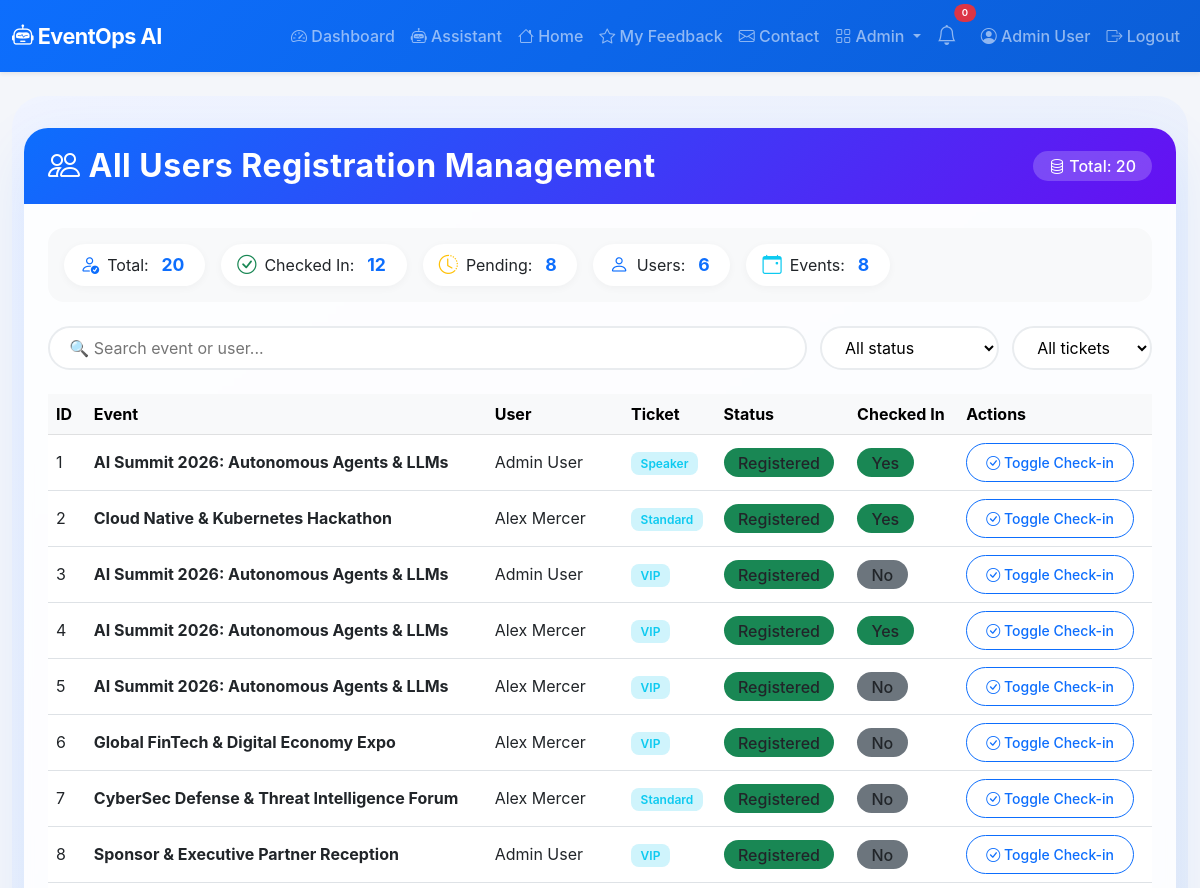
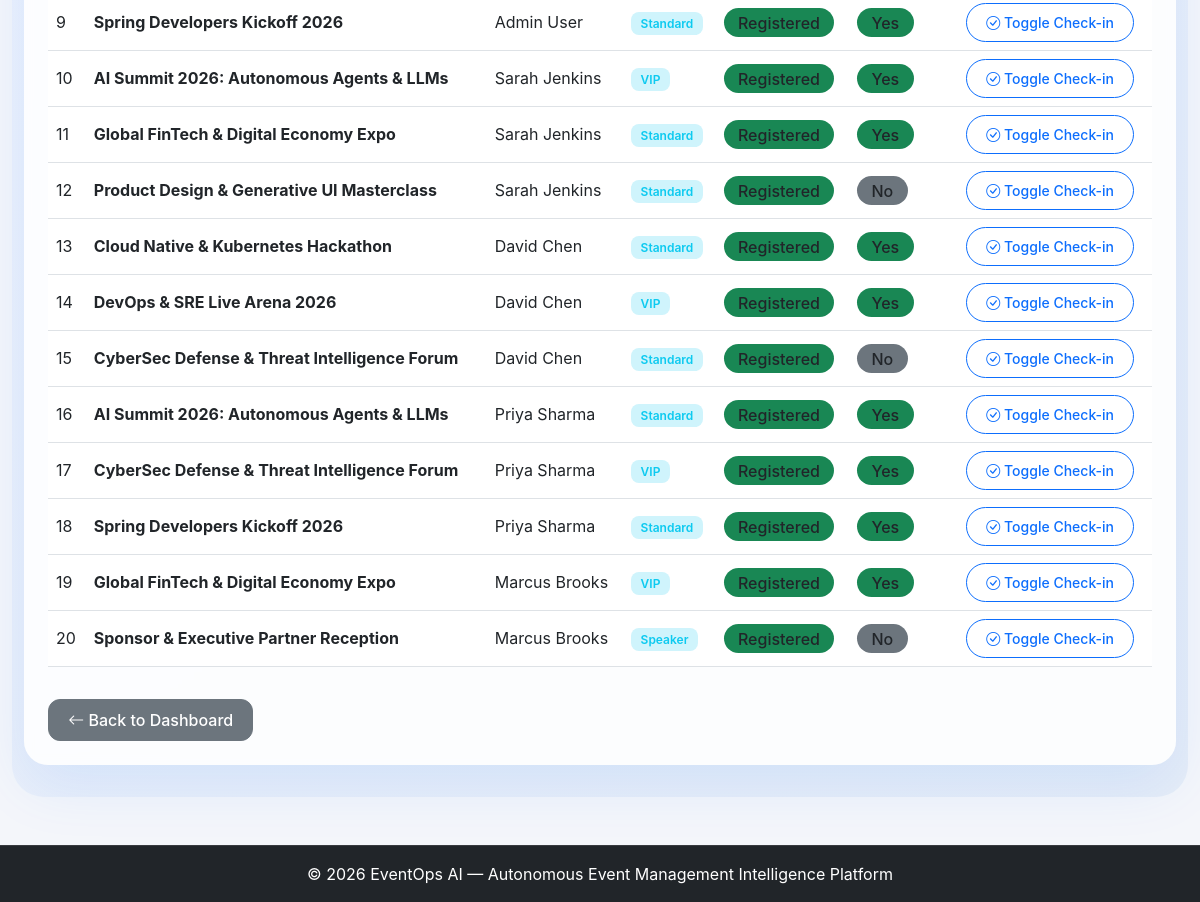
The page /admin/registrations (signed in) on the database its author committed (2 pictures, top to bottom).
### app.py (models this page shows, shortened)
class User(UserMixin, db.Model):
    id = db.Column(db.Integer, primary_key=True)
    name = db.Column(db.String(100), nullable=False)
    email = db.Column(db.String(100), unique=True, nullable=False)
    password_hash = db.Column(db.String(200), nullable=False)
    role = db.Column(db.String(20), default='user')
    created_at = db.Column(db.DateTime, default=lambda: datetime.now(timezone.utc))

class Registration(db.Model):
    id = db.Column(db.Integer, primary_key=True)
    user_id = db.Column(db.Integer, db.ForeignKey('user.id'))
    event_id = db.Column(db.Integer, db.ForeignKey('event.id'))
    ticket_type = db.Column(db.String(50))
    status = db.Column(db.String(20), default='registered')
    checked_in = db.Column(db.Boolean, default=False)
    registered_at = db.Column(db.DateTime, default=lambda: datetime.now(timezone.utc))
    user = db.relationship('User', backref='registrations')
    event = db.relationship('Event', backref='registrations')

class Event(db.Model):
    id = db.Column(db.Integer, primary_key=True)
    title = db.Column(db.String(200), nullable=False)
    description = db.Column(db.Text)
    date = db.Column(db.String(50))
    time = db.Column(db.String(50))
    location = db.Column(db.String(200))
    capacity = db.Column(db.Integer)
    status = db.Column(db.String(20), default='upcoming')
    created_at = db.Column(db.DateTime, default=lambda: datetime.now(timezone.utc))

### app.py (the view)
@app.route('/admin/registrations')
@login_required
def admin_registrations():
    if current_user.role != 'admin':
        abort(403)
    registrations = Registration.query.all()
    return render_template('admin_registrations.html', registrations=registrations)

### app.py (called while the page is built)
@login_manager.user_loader
def load_user(user_id):
    return User.query.get(int(user_id))

### templates/admin_registrations.html (shortened to what this page needs)
{% extends "base.html" %}
{% block content %}
<div class="admin-wrapper">
    <div class="container-fluid">
        <div class="card admin-card">
            <div class="card-header d-flex flex-wrap justify-content-between align-items-center">
                <h2 class="mb-0"><i class="bi bi-people me-2"></i>All Users Registration Management</h2>
                <span class="total-badge">
                    <i class="bi bi-database"></i> Total: {{ registrations|length }}
                </span>
            </div>
            <div class="card-body">
                <div class="stats-row">
                    <div class="stat-item"><i class="bi bi-person-check"></i> Total: <span class="stat-num">{{
                            registrations|length }}</span></div>
                    <div class="stat-item"><i class="bi bi-check-circle text-success"></i> Checked In: <span
                            class="stat-num">{{ registrations|selectattr('checked_in', 'equalto', True)|list|length
                            }}</span></div>
                    <div class="stat-item"><i class="bi bi-clock-history text-warning"></i> Pending: <span
                            class="stat-num">{{ registrations|selectattr('checked_in', 'equalto', False)|list|length
                            }}</span></div>
                    <div class="stat-item"><i class="bi bi-person text-primary"></i> Users: <span class="stat-num">{{
                            registrations|map(attribute='user_id')|unique|list|length }}</span></div>
                    <div class="stat-item"><i class="bi bi-calendar-event text-info"></i> Events: <span
                            class="stat-num">{{ registrations|map(attribute='event_id')|unique|list|length }}</span>
                    </div>
                </div>
                <div class="filter-bar">
                    <input type="text" id="searchReg" class="search-box" placeholder="🔍 Search event or user...">
                    <select id="filterChecked" class="filter-select">
                        <option value="">All status</option>
                    </select>
                    <select id="filterTicket" class="filter-select">
                        <option value="">All tickets</option>
                    </select>
                </div>
                <div class="table-responsive">
                    <table class="table table-hover align-middle" id="regTable">
                        <thead class="table-light">
                            <tr>
                                <th>ID</th>
                                <th>Event</th>
                                <th>User</th>
                                <th>Ticket</th>
                                <th>Status</th>
                                <th>Checked In</th>
                                <th>Actions</th>
                            </tr>
                        </thead>
                        <tbody>
                            {% for reg in registrations %}
                            <tr data-event="{{ reg.event.title|lower }}"
                                data-user="{{ reg.user.name|lower if reg.user else '' }}"
                                data-checked="{{ reg.checked_in|string|lower }}"
                                data-ticket="{{ reg.ticket_type|lower }}">
                                <td>{{ reg.id }}</td>
                                <td><strong>{{ reg.event.title }}</strong></td>
                                <td>{{ reg.user.name if reg.user else 'N/A' }}</td>
                                <td><span class="badge bg-info-subtle text-info">{{ reg.ticket_type }}</span></td>
                                <td><span
                                        class="badge-status bg-{{ 'success' if reg.status == 'registered' else 'warning' }}">{{
                                        reg.status|title }}</span></td>
                                <td>
                                    <span class="badge-status bg-{{ 'success' if reg.checked_in else 'secondary' }}">
                                        {{ 'Yes' if reg.checked_in else 'No' }}
                                    </span>
                                </td>
                                <td>
                                    <a href="{{ url_for('admin_checkin', reg_id=reg.id) }}"
                                        class="btn btn-sm btn-outline-primary">
                                        <i class="bi bi-check-circle"></i> Toggle Check-in
                                    </a>
                                </td>
                            </tr>
                            {% endfor %}
                        </tbody>
                    </table>
                </div>
                <div class="mt-3">
                    <a href="{{ url_for('dashboard') }}" class="btn btn-secondary">
                        <i class="bi bi-arrow-left"></i> Back to Dashboard
                    </a>
                </div>
            </div>
        </div>
    </div>
</div>
{% endblock %}

### templates/base.html (shortened to what this page needs)
<!DOCTYPE html>
<html lang="en">
<head>
    <link href="https://cdn.jsdelivr.net/npm/bootstrap@5.3.0/dist/css/bootstrap.min.css" rel="stylesheet">
    <link rel="stylesheet" href="https://cdn.jsdelivr.net/npm/bootstrap-icons@1.11.0/font/bootstrap-icons.css">
    <link rel="stylesheet" href="{{ url_for('static', filename='css/style.css') }}">
</head>
<body>
    <nav class="navbar navbar-expand-lg navbar-dark bg-primary shadow-sm">
        <div class="container-fluid">
            <a class="navbar-brand fw-bold" href="{{ url_for('index') }}">
                <i class="bi bi-robot"></i> EventOps AI
            </a>
            <div class="collapse navbar-collapse" id="navbarNav">
                <ul class="navbar-nav ms-auto align-items-lg-center">
                    {% if current_user.is_authenticated %}
                    <li class="nav-item">
                        <a class="nav-link" href="{{ url_for('dashboard') }}">
                            <i class="bi bi-speedometer2"></i> Dashboard
                        </a>
                    </li>
                    <li class="nav-item">
                        <a class="nav-link" href="{{ url_for('assistant_page') }}">
                            <i class="bi bi-robot"></i> Assistant
                        </a>
                    </li>
                    <li class="nav-item">
                        <a class="nav-link" href="{{ url_for('index') }}">
                            <i class="bi bi-house"></i> Home
                        </a>
                    </li>
                    <li class="nav-item">
                        <a class="nav-link" href="{{ url_for('feedback_list') }}">
                            <i class="bi bi-star"></i> My Feedback
                        </a>
                    </li>
                    <li class="nav-item">
                        <a class="nav-link" href="{{ url_for('contact') }}">
                            <i class="bi bi-envelope"></i> Contact
                        </a>
                    </li>
                    {% if current_user.role == 'admin' %}
                    <li class="nav-item dropdown">
                        <a class="nav-link dropdown-toggle" href="#" role="button" data-bs-toggle="dropdown">
                            <i class="bi bi-grid"></i> Admin
                        </a>
                    </li>
                    {% endif %}
                    <li class="nav-item position-relative me-2">
                        <a class="nav-link" href="#" title="Notifications" data-bs-toggle="dropdown">
                            <i class="bi bi-bell fs-5"></i>
                            <span
                                class="position-absolute top-0 start-100 translate-middle badge rounded-pill bg-danger"
                                style="font-size:0.6rem;">
                                0
                            </span>
                        </a>
                    </li>
                    <li class="nav-item">
                        <a class="nav-link" href="{{ url_for('profile') }}">
                            <i class="bi bi-person-circle"></i> {{ current_user.name }}
                        </a>
                    </li>
                    <li class="nav-item">
                        <a class="nav-link" href="{{ url_for('logout') }}">
                            <i class="bi bi-box-arrow-right"></i> Logout
                        </a>
                    </li>
                    {% endif %}
                </ul>
            </div>
        </div>
    </nav>
    <main class="container-fluid py-4">
        {% block content %}{% endblock %}
    </main>
    <footer class="footer bg-dark text-white py-3 mt-4">
        <div class="container text-center">
            <span>© 2026 EventOps AI — Autonomous Event Management Intelligence Platform</span>
        </div>
    </footer>
</body>
</html>

### static/css/style.css (style rules this page uses)
:root { --primary-color: #0d6efd; --primary-hover: #0b5ed7; --secondary-color: #6c757d; --success-color: #198754; --warning-color: #ffc107; --danger-color: #dc3545; --dark-color: #212529; --bg-light: #f8f9fa; --card-shadow: 0 8px 24px rgba(13, 110, 253, 0.08); --hover-shadow: 0 14px 30px rgba(13, 110, 253, 0.15); }
body { background-color: #f4f6fa; color: #2c3e50; font-family: -apple-system, BlinkMacSystemFont, "Segoe UI", Roboto, "Helvetica Neue", Arial, sans-serif; min-height: 100vh; display: flex; flex-direction: column; }
main { flex: 1 0 auto; }
.card { border: none; border-radius: 1.25rem; box-shadow: 0 6px 18px rgba(0,0,0,0.05); transition: transform 0.25s ease, box-shadow 0.25s ease; overflow: hidden; }
.card-header { background: transparent; border-bottom: 1px solid rgba(0, 0, 0, 0.06); font-weight: 600; padding: 1.1rem 1.4rem; }
.navbar { background: linear-gradient(135deg, #0d6efd, #0b5ed7) !important; padding-top: 0.8rem; padding-bottom: 0.8rem; }
.navbar-brand { font-size: 1.35rem; letter-spacing: -0.5px; }
.nav-link { font-weight: 500; transition: color 0.2s ease, opacity 0.2s ease; }
.btn { border-radius: 0.75rem; font-weight: 500; padding: 0.5rem 1.2rem; transition: all 0.2s ease; }
.badge { padding: 0.45em 0.8em; font-weight: 600; border-radius: 0.5rem; }
footer { border-top: 1px solid rgba(255, 255, 255, 0.1); }

### templates/admin_registrations.html (style rules this page uses)
.admin-wrapper { background: linear-gradient(145deg, #f0f4ff 0%, #e6edf7 100%); padding: 2rem 0; border-radius: 2rem; }
.admin-card { border: none; border-radius: 1.5rem; box-shadow: 0 20px 60px rgba(13, 110, 253, 0.10); background: rgba(255, 255, 255, 0.85); backdrop-filter: blur(4px); overflow: hidden; }
.admin-card .card-header { background: linear-gradient(135deg, #0d6efd, #6610f2); color: white; padding: 1.2rem 1.5rem; border: none; }
.admin-card .card-header h2 { font-weight: 700; letter-spacing: 0.5px; }
.admin-card .card-body { padding: 1.5rem; }
.stats-row { display: flex; flex-wrap: wrap; gap: 1rem; margin-bottom: 1.5rem; background: #f8f9fa; border-radius: 1rem; padding: 1rem; }
.stats-row .stat-item { display: flex; align-items: center; gap: 0.5rem; background: white; padding: 0.4rem 1rem; border-radius: 50px; box-shadow: 0 2px 8px rgba(0, 0, 0, 0.04); }
.stats-row .stat-item i { font-size: 1.2rem; color: #0d6efd; }
.stats-row .stat-item .stat-num { font-weight: 700; color: #0d6efd; font-size: 1.1rem; margin: 0 0.3rem; }
.filter-bar { display: flex; flex-wrap: wrap; gap: 0.8rem; margin-bottom: 1.5rem; }
.filter-bar .search-box { flex: 1; min-width: 200px; border-radius: 50px; border: 2px solid #e9ecef; padding: 0.5rem 1.2rem; transition: all 0.2s; background: white; }
.filter-bar .filter-select { border-radius: 50px; border: 2px solid #e9ecef; padding: 0.5rem 1.2rem; background: white; transition: all 0.2s; min-width: 140px; }
.table-hover tbody tr { transition: all 0.2s ease; }
.badge-status { padding: 0.3rem 0.9rem; border-radius: 30px; font-weight: 500; }
.btn-outline-primary { border-radius: 30px; transition: all 0.2s; }
.total-badge { background: rgba(255, 255, 255, 0.2); padding: 0.2rem 1rem; border-radius: 30px; font-weight: 500; }

### rows shown on the page
User: name "Admin User"
Registration: id "1", event "AI Summit 2026: Autonomous Agents & LLMs", user "Admin User", ticket_type "Speaker", status "Registered", checked_in "Yes"
Registration: id "2", event "Cloud Native & Kubernetes Hackathon", user "Alex Mercer", ticket_type "Standard", status "Registered", checked_in "Yes"
Registration: id "3", event "AI Summit 2026: Autonomous Agents & LLMs", user "Admin User", ticket_type "VIP", status "Registered", checked_in "No"
Registration: id "4", event "AI Summit 2026: Autonomous Agents & LLMs", user "Alex Mercer", ticket_type "VIP", status "Registered", checked_in "Yes"
Registration: id "5", event "AI Summit 2026: Autonomous Agents & LLMs", user "Alex Mercer", ticket_type "VIP", status "Registered", checked_in "No"
Registration: id "6", event "Global FinTech & Digital Economy Expo", user "Alex Mercer", ticket_type "VIP", status "Registered", checked_in "No"
Registration: id "7", event "CyberSec Defense & Threat Intelligence Forum", user "Alex Mercer", ticket_type "Standard", status "Registered", checked_in "No"
Registration: id "8", event "Sponsor & Executive Partner Reception", user "Admin User", ticket_type "VIP", status "Registered", checked_in "No"
Registration: id "9", event "Spring Developers Kickoff 2026", user "Admin User", ticket_type "Standard", status "Registered", checked_in "Yes"
Registration: id "10", event "AI Summit 2026: Autonomous Agents & LLMs", user "Sarah Jenkins", ticket_type "VIP", status "Registered", checked_in "Yes"
Registration: id "11", event "Global FinTech & Digital Economy Expo", user "Sarah Jenkins", ticket_type "Standard", status "Registered", checked_in "Yes"
Registration: id "12", event "Product Design & Generative UI Masterclass", user "Sarah Jenkins", ticket_type "Standard", status "Registered", checked_in "No"
Registration: id "13", event "Cloud Native & Kubernetes Hackathon", user "David Chen", ticket_type "Standard", status "Registered", checked_in "Yes"
Registration: id "14", event "DevOps & SRE Live Arena 2026", user "David Chen", ticket_type "VIP", status "Registered", checked_in "Yes"
Registration: id "15", event "CyberSec Defense & Threat Intelligence Forum", user "David Chen", ticket_type "Standard", status "Registered", checked_in "No"
Registration: id "16", event "AI Summit 2026: Autonomous Agents & LLMs", user "Priya Sharma", ticket_type "Standard", status "Registered", checked_in "Yes"
Registration: id "17", event "CyberSec Defense & Threat Intelligence Forum", user "Priya Sharma", ticket_type "VIP", status "Registered", checked_in "Yes"
Registration: id "18", event "Spring Developers Kickoff 2026", user "Priya Sharma", ticket_type "Standard", status "Registered", checked_in "Yes"
Registration: id "19", event "Global FinTech & Digital Economy Expo", user "Marcus Brooks", ticket_type "VIP", status "Registered", checked_in "Yes"
Registration: id "20", event "Sponsor & Executive Partner Reception", user "Marcus Brooks", ticket_type "Speaker", status "Registered", checked_in "No"

### other values the page prints
{{ registrations|length }} "20"
{{ registrations|selectattr('checked_in', 'equalto', True)|list|length }} "12"
{{ registrations|selectattr('checked_in', 'equalto', False)|list|length }} "8"
{{ registrations|map(attribute='user_id')|unique|list|length }} "6"
{{ registrations|map(attribute='event_id')|unique|list|length }} "8"
